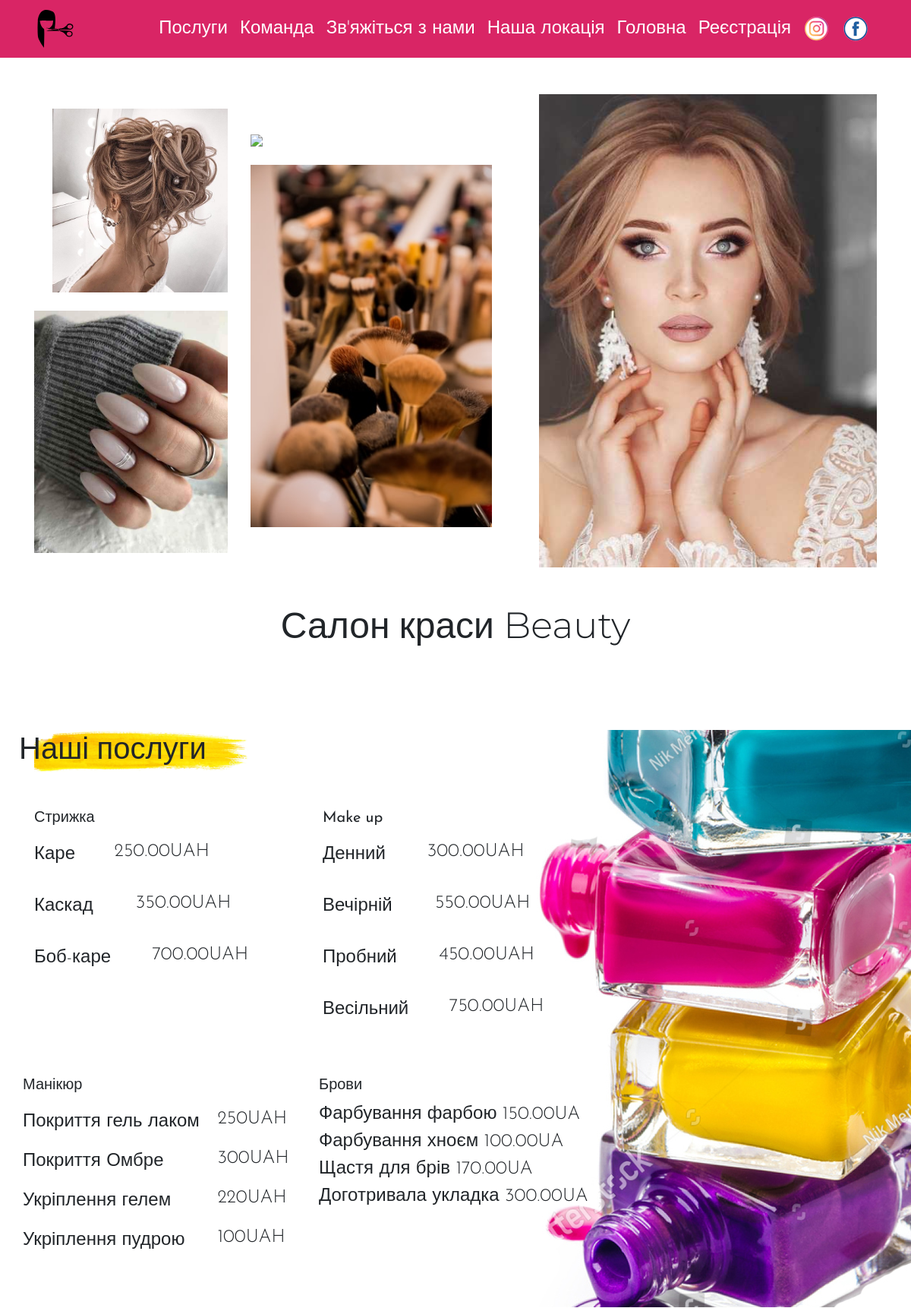
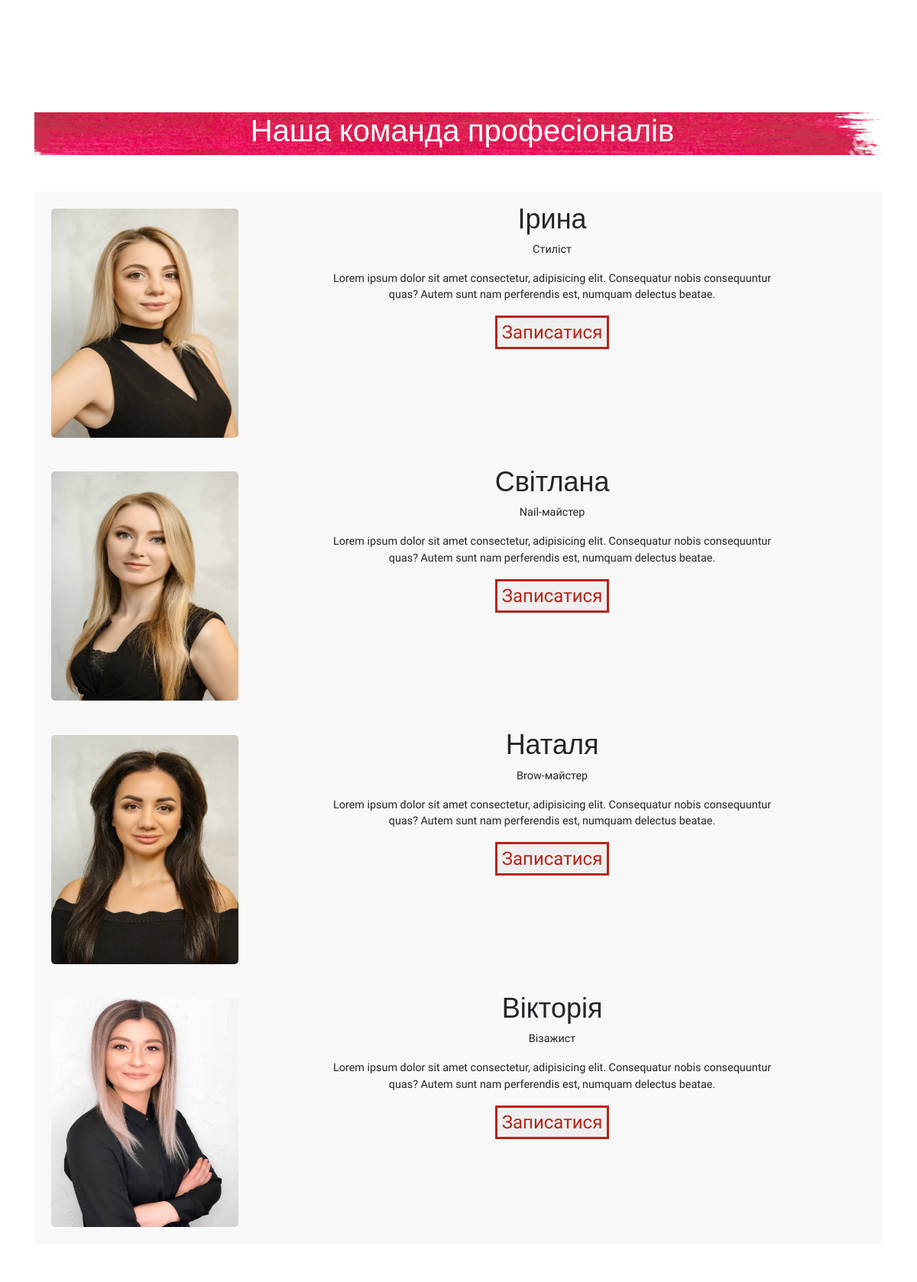
/Salon/index.php (upper part), run on the app's committed database (2 pictures, top to bottom).
### tables this page shows
CREATE TABLE `categoryhair` (
  `id` int(11) NOT NULL,
  `name` varchar(50) NOT NULL,
  `price` decimal(12,2) NOT NULL
);

CREATE TABLE `categorymakeup` (
  `id` int(11) NOT NULL,
  `name` varchar(50) NOT NULL,
  `price` decimal(12,2) NOT NULL
);

CREATE TABLE `categorynail` (
  `id` int(11) NOT NULL,
  `name` varchar(50) NOT NULL,
  `price` varchar(50) NOT NULL
);

CREATE TABLE `categorybrows` (
  `id` int(11) NOT NULL,
  `name` varchar(50) NOT NULL,
  `price` decimal(12,2) NOT NULL
);

CREATE TABLE `specialists` (
  `id` int(11) NOT NULL,
  `name` varchar(50) NOT NULL,
  `prof` varchar(50) NOT NULL,
  `avatar` varchar(50) NOT NULL
);

### Salon/index.php (the view, shortened to what this page needs)
<!DOCTYPE html lang="sv">
<head>
    <link rel="stylesheet" href="https://stackpath.bootstrapcdn.com/bootstrap/4.3.1/css/bootstrap.min.css"
 />
    <link rel="stylesheet" href="style.css" />
</head>
<body>
    <nav class="navbar navbar-dark navbar-expand-sm justify-content-between sticky-top px-5"
        style="background-color: #d92565">
        <a class="navbar-brand" href="#">
            <img src="icon/original.svg" width="50px">
        </a>
        <div class="collapse navbar-collapse justify-content-md-end" id="navbarToggle">
            <ul class="navbar-nav">
                <li class="nav-item">
                    <a class="nav-link" href="#poslugu">Послуги</a>
                </li>
                <li class="nav-item">
                    <a class="nav-link" href="#team-conatiner">Команда</a>
                </li>
                <li class="nav-item">
                    <a class="nav-link" href="#contact-conatiner"> Зв'яжіться з нами</a>
                </li>
                <li class="nav-item">
                    <a class="nav-link" href="#map-conatiner"> Наша локація</a>
                </li>
                <li class="nav-item">
                    <a class="nav-link" href="" target="blank"> Головна </a>
                </li>
                <li class="nav-item">
                    <a class="nav-link" href="register.php" target="blank"> Реєстрація </a>
                </li>
                <li class="nav-item">
                    <a class="nav-link" href="#insta-container">
                        <img src="icon/insta-35.png" />
                    </a>
                </li>
                <li class="nav-item">
                    <a class="nav-link" href="https://www.facebook.com" target="_blank">
                        <img src="icon/fb-35.png" />
                    </a>
                </li>
            </ul>
        </div>
    </nav>
    <section class="container my-md-5 my-3">
        <div class="row  align-items-center">
            <div class="col-md-3 d-none d-md-block">
                <div class="row justify-content-end">
                    <div class="col-md-11">
                        <img src="img/Зачіска.jpg" class="img-fluid pb-4" />
                    </div>
                </div>
                <img src="img/Нігті 2.jpg" class="img-fluid" />
            </div>
            <div class="col-md-4">
                <img src="img/photo-1522335789203-aabd1fc54bc9.jpg" class="img-fluid pb-md-4" />
                <div class="row justify-content-end d-none d-md-block">
                    <div class="col-md-11">
                        <img src="img/photo-1607774000480-de3f239fdd4c.jpg" class="img-fluid" />
                    </div>
                </div>
            </div>
            <div class="col-md-5 d-none d-md-block">
                <img src="img/Макіяж.jpg" class="img-fluid" />
            </div>
        </div>
        <div class="row mt-md-5 mt-3">
            <h1 class="col-md text-center" id="services-container"> Салон краси Beauty </h1>
        </div>
    </section>
    <div class="bg-img-nailpolish">
        <section class="container my-md-5 my-3">
            <div class="bg-yellow">
                <div class="row my-md-5 my-3">
                    <div class="col-md">
                        <h3>Наші послуги</h3>
                    </div>
                </div>
            </div>
            <div class="row my-md-5 my-3">
                <div class="col-md-4">
                    <h5>Стрижка</h5>
                 <?
                 require_once("set.php");
                 $queryH="select name,price from categoryhair";
                 $resultH=mysqli_query($db,$queryH);
                 while($nextH=mysqli_fetch_array($resultH)){
                     $nameH=$nextH['name'];
                     $priceH=$nextH['price'];
                     ?>
                    <table class="table table-borderless">
                        <tr>
                            <td><?= $nameH ?> </td>
                            <td><?= $priceH ?>UAH</td>
                        </tr>
                     <?
                 }
                 ?>
                    </table>
                </div>
                <div class="col-md-4">
                    <h5>Make up</h5>
<?
                $queryM="select name,price from categorymakeup";
                $resultM=mysqli_query($db,$queryM);
                while($nextM=mysqli_fetch_array($resultM)){
                $nameM=$nextM['name'];
                $priceM=$nextM['price'];
                ?>
                    <table class="table table-borderless">
                        <tr>
                            <td><?= $nameM ?>  </td>
                            <td><?= $priceM ?>UAH</td>
                        </tr>
                </div>
                <?}?>
                </table>
            <div class="row my-md-5 my-0">
                <div class="col-md-4">
                    <h5>Манікюр</h5>
                    <table class="table table-borderless">
                    <?
                    $queryN="select name,price from categorynail";
                    $resultN=mysqli_query($db,$queryN);
                    while($nextN=mysqli_fetch_array($resultN)){
                    $nameN=$nextN['name'];
                    $priceN=$nextN['price'];
                    ?>
                        <tr>
                            <td><?= $nameN ?></td>
                            <td><?= $priceN ?>UAH</td>
                        </tr>
                        <?
                        }
                        ?>
                    </table>
                </div>
                <div class="col-md-4" >
                    <h5>Брови</h5>
<?
                    $queryB="select name,price from categorybrows";
                    $resultB=mysqli_query($db,$queryB);
                    while($nextB=mysqli_fetch_array($resultB)){
                    $nameB=$nextB['name'];
                    $priceB=$nextB['price'];
                    ?>
                        <tr>
                            <td><?= $nameB ?></td>
                            <td id="team-conatiner"><?= $priceB ?>UA</td>
                        </tr>
                    <?
                    }
                    ?>
                </div>
            </div>
    <section class="container my-md-5 my-3">
        <div class="bg-red">
            <div class="row my-md-5 my-3">
                <div class="col-md">
                    <h3 style="color:#fff" align="center">Наша команда професіоналів</h3>
                </div>
            </div>
        </div>
        <?
$queryS="select name,prof,avatar from specialists";
$resultS=mysqli_query($db,$queryS) or die("error qeuryS");
while($nextS=mysqli_fetch_array($resultS)){
    $name=$nextS['name'];
    $prof=$nextS['prof'];
    $avatar=$nextS['avatar'];
?>
        <div class="services">
            <div id="for_clients" class="services__card">
                <img class="img-ror" src="img/<?= $avatar ?>">
                <div id="for_clients_block">
                    <h1><?= $name ?></h1>
                    <p><?= $prof ?>
                    <p>Lorem ipsum dolor sit amet consectetur, adipisicing elit. Consequatur nobis consequuntur quas? Autem sunt nam perferendis est, numquam delectus beatae.</p>
                    </p>
                    <button class="order red_btn services_button"><span><a href="zapus.php">Записатися</a></span></button>
                </div>
            </div>
        </div>
    <?
}
        ?>
    </section>
</body>
</html>

### Salon/style.css (style rules this page uses)
body { font-family: 'Josefin Sans', sans-serif; font-size: 1.5rem; font-weight: 300; }
h1 { font-family: 'Montserrat', sans-serif; font-weight: 300; font-size: 3rem; }
h3 { font-family: 'Montserrat', sans-serif; font-weight: 400; font-size: 2.5rem; padding-left: 10px; }
p, td { font-weight: 300; font-size: 1.5rem; }
h5 { font-weight: 400; }
.table td, .table th { padding-left: 0; padding-right: 0; }
.navbar-dark .navbar-nav .nav-link { color: #fff; }
.bg-img-nailpolish { background: url('img/bg-img.jpg'); background-position: center; background-repeat: no-repeat; position: relative; }
.bg-yellow { background: url('img/yellow-bg.png'); background-position: left; background-repeat: no-repeat; background-size: contain; position: relative; margin-top: 100px; }
.bg-red { background: url('img/red-bg.png'); background-position: left; background-repeat: no-repeat; background-size: cover; position: relative; margin-top: 100px; }
.img-ror { width:300px; height:300px; }
.services__card, .services { display: flex; }
.services { text-align: center; font-family:'Exo', sans-serif; overflow: hidden; }
.services > div { background-color: #f8f8f8; padding: 2%; }
.services > div > img { border-radius: 5px; align-self: center; }
.services h1 { margin-top: -1%; font-weight:500; font-size:3vw; }
.services p { width: 70%; margin: 0 auto 2% auto; font-weight:100; font-size:1.2vw; }
.red_btn { border: 3px solid #b52519; color: white; }
.red_btn a { color: #b52519; }

### data on the page
categoryhair: name "Каре", price "250.00"
categoryhair: name "Каскад", price "350.00"
categoryhair: name "Боб-каре", price "700.00"
categorymakeup: name "Денний", price "300.00"
categorymakeup: name "Вечірній", price "550.00"
categorymakeup: name "Пробний", price "450.00"
categorymakeup: name "Весільний", price "750.00"
categorynail: name "Покриття гель лаком", price "250"
categorynail: name "Покриття Омбре", price "300"
categorynail: name "Укріплення гелем", price "220"
categorynail: name "Укріплення пудрою", price "100"
categorybrows: name "Фарбування фарбою", price "150.00"
categorybrows: name "Фарбування хноєм", price "100.00"
categorybrows: name "Щастя для брів", price "170.00"
categorybrows: name "Доготривала укладка", price "300.00"
specialists: avatar (picture), name "Ірина", prof "Стиліст"
specialists: avatar (picture), name "Світлана", prof "Nail-майстер"
specialists: avatar (picture), name "Наталя", prof "Brow-майстер"
specialists: avatar (picture), name "Вікторія", prof "Візажист"
